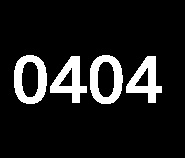
#> input picture EBAC/Avance Proyecto/parte II/numero.jpg, 185 x 158 px
$ jupyter execute --allow-errors A_Sup-CD-RubenMaza.ipynb   (shell and % lines are left out)
#> lines starting #> are read from the running program, lines starting #| are printed output that depends on the picture
## Supervised Learning
#### by **Ivan Alducin**
<p></p>

## Exploratory Data Analysis
<p>Vamos a trabajar con el conjunto de datos de <code>Heart Attack</code>, el objetivo es predecir bajo que escenario es más probable que un paciente pueda tener un ataque al corazón  Un experto en medicina cardiovasuclar puede predecir esto sin hacer uso de <i>Machine Learning</i>, pero probablemente no instantáneamente, ¡y ciertamente no si estamos tratando con cientos o miles de muestras!.

A continuación una breve explicación de las variables del dataset:

- <b>age:</b> Age of the patient
- <b>sex:</b> Sex of the patient
- <b>cp:</b> Chest pain type ~ 0 = Typical Angina, 1 = Atypical Angina, 2 = Non-anginal Pain, 3 = Asymptomatic
- <b>trtbps:</b> Resting blood pressure (in mm Hg)
- <b>chol:</b> Cholestoral in mg/dl fetched via BMI sensor
- <b>fbs:</b> (fasting blood sugar > 120 mg/dl) ~ 1 = True, 0 = False
- <b>restecg:</b> Resting electrocardiographic results ~ 0 = Normal, 1 = ST-T wave normality, 2 = Left ventricular hypertrophy
- <b>thalachh:</b> Maximum heart rate achieved
- <b>oldpeak:</b> Previous peak
- <b>slp:</b> Slope
- <b>caa:</b> Number of major vessels
- <b>thall:</b> Thalium Stress Test result ~ (0,3)
- <b>exng:</b> Exercise induced angina ~ 1 = Yes, 0 = No
- <b>output:</b>  Target variable</p>

[cell 1]
# Archivo Heart Attack.csv - ¿Cuales son los factores que pueden incrementar o disminuir la probabilidad de un ataque al corazón?

import pandas as pd
import numpy as np

#> (the rest of this cell did not finish here and is left out)

[cell 2]
# Hacer EDA (Exploratory Data Analysis) suele ser un tanto laborioso dependiendo del detalle al que se quiera llevar, pero prueba la siguiente librería, puede que a partir de ahora, tu EDA sea más fácil ;)

from dataprep.eda import create_report

#> (the rest of this cell did not finish here and is left out)

## k-Nearest Neighbors
<p>Habiendo hecho un Análisis Exploratorio de los factores que pueden o no tener más posibilidad de un ataque al corazón, es hora de crear tu primer clasificador!!! usando el algoritmo de k-NN.

<b>Nota</b>: es importante garantizar que los datos esten en el formato requerido por la librería de <code>scikit-learn</code>. La información debe estar en una matriz en la que cada columna sea una variable y cada fila una observación diferente, en este caso, el registro de análisis clinico por paciente. Y la variable objetivo debe ser una sola columna con el mismo número de observaciones.</p>

[cell 3]
# Importa la librería para un clasificador k-NN de sklearn
from sklearn.neighbors import KNeighborsClassifier
from sklearn.model_selection import train_test_split
from sklearn.metrics import accuracy_score

# Crea dos arreglos "X", "y" que contengan los valores de las variables independientes y la variable objetivo
cols_name = ['age', 'sex', 'cp', 'trtbps', 'chol', 'fbs', 'restecg', 'thalachh', 'exng', 'oldpeak', 'slp', 'caa', 'thall']
#> (the rest of this cell did not finish here and is left out)

## Predicción
<p>Una vez que entrenamos al clasificador k-NN, ahora lo podemos usar para predecir un nuevo registro. Para este caso,  no hay datos sin clasificar disponibles ya que todos se usaron para entrenar al modelo. Para poder calcular una predicción, vamos a usar el método <code>.predict()</code> pero, para esto vamos a simular una observación completamente nueva</p>

[cell 4]
# Crea un arreglo simulando una observación
X_new = {'age': 40,'sex': 0 ,'cp': 3 ,'trtbps': 150 ,'chol': 210 ,'fbs': 1 ,'restecg': 0 ,'thalachh': 165 ,'exng': 1 ,'oldpeak': 2.1 ,'slp': 1 ,'caa': 1,'thall': 2}
X_new_array = np.array([[X_new['age'],X_new['sex'],X_new['cp'],X_new['trtbps'],X_new['chol'],X_new['fbs'],
                        X_new['restecg'],X_new['thalachh'],X_new['exng'],X_new['oldpeak'],X_new['slp'],X_new['caa'],X_new['thall']]])

# Predice la clasificación para el arreglo que creaste
#> (the rest of this cell did not finish here and is left out)

## Reconocimiento de digitos
<p>Hasta ahora, solo hemos realizado una clasificación binaria, ya que la variable objetivo tenía dos resultados posibles. En los siguientes ejercicios, trabajarás con el conjunto de datos de reconocimiento de dígitos MNIST, que tiene 10 clases, ¡los dígitos del 0 al 9! Una versión reducida del conjunto de datos <a href="http://yann.lecun.com/exdb/mnist/">MNIST</a> es uno de los conjuntos de datos incluidos en <code>scikit-learn</code>

Cada muestra de este conjunto de datos es una imagen de 28x28 que representa un dígito escrito a mano. Cada píxel está representado por un número entero en el rango de 1 a 784, lo que indica niveles variables de negro.

<p></p>

#> (a cell that did not finish here is left out)

#> (a cell that did not finish here is left out)

[cell 7]
import matplotlib.pyplot as plt

# Vamos a imprimir un digito
i = 20
#> (the rest of this cell did not finish here and is left out)

## Train/Test
<p>Una de las principales diferencias entre la Estadística Clasica y el <i>Machine Learning</i> es la división del conjunto de datos en conjuntos de entrenamiento y prueba, con el objetivo de medir y cuantificar la precisión y el nivel de error en los datos que de alguna manera el modelo <i>"No ha visto"</i>. A continuación crearemos nuestros conjuntos de entrenamiento y prueba con el método <code>train_test_split</code> y mediremos cual es el nivel de precisión de nuestro modelo. El objetivo es <b>predecir cual es el digito dada una imagen</b>!!!. Para lo cual entrenaremos un clasificador <i>k-NN</i> a los datos de entrenamiento y luego calcularemos su precisión usando el método <code>accuracy_score()</code> en los datos de prueba ¿Como crees que en un modelo de Clasificación se calcule su precisión?. Parece bastante dificil, pero no lo es ;)</p>

[cell 8]
# Importa la librería para entrenamiento y prueba de datos y la librería para calcular la precisión
from sklearn.model_selection import train_test_split
from sklearn.metrics import accuracy_score

#> (a cell that did not finish here is left out)

## Reconocimiento de tu imagen
<p>Con todo lo anterior, podemos hacer el reconocimiento de cualquier digito que dibujes, ¿Estás list@?</p>

[cell 10]
# Vamos a visualizar la imagen de un número que vas a crear en tu computador con la aplicación de paint, ésta imagen debe de tener un fondo negro y ser pintada en blanco, encontrarás un ejemplo en el repositorio
image = plt.imread('numero.jpg') # Coloca aquí la ruta de la imagen que hayas creado en formato jpg o png
#> image is the input picture: shape (158, 185, 3); min 0, max 255, mean 29
plt.imshow(image)

[cell 11]
# Con esta libreria transformaremos la imagen creada a un formato de 28x28 pixeles
from PIL import Image
pil = Image.open('numero.jpg')
image_resize = pil.resize((28, 28))
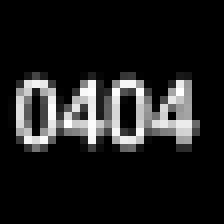
#> image_resize: PIL image 28x28 RGB (shown 8 times larger); min 0, max 255, mean 29.7

# Vamos transformar la nueva imagen en un array donde se almacenara la información de los pixeles
pixels = np.asarray(image_resize)

[cell 12]
# Necesitamos hacer algunas configuraciones a la imagen debido al formato de datos que esta alimentando al modelo y a la configuración de sklearn
arr = pixels.transpose(2, 0, 1).reshape(-1, pixels.shape[1])[0:28]

image_final = arr.ravel().reshape(1, -1)
